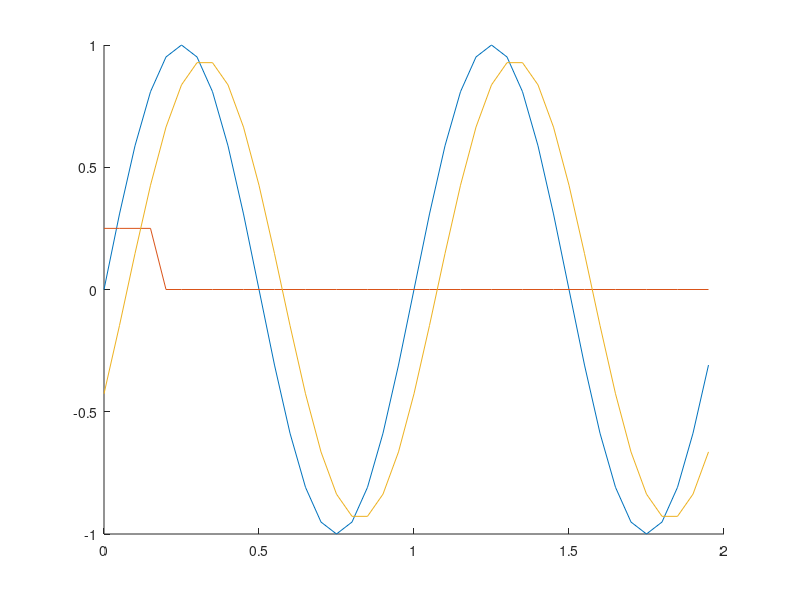

MATLAB code to generate this figure: (Note: this script raises an error after producing the figure.)
clf;

% -- Données inittiales

f  = 1;      % La fréquence du signal
Fe = 20;     % La fréquence d'échantillonage
a  = 1/Fe;   % Le pas d'échantillonage

% -- Génération du signal échantilloné

N = 40;
s = zeros(1, N);
for i = 1:N
    s(1, i) = sin((i-1) * a * 2 * pi);
end

% -- Génération du filtre

d = zeros(1, N);
for i = 1:4
    d(1,i) = 1/4;
end

% -- Aperçu du signal et du filtre

hold on
domain = 0:a:(2-a);
plot(domain, s, 'DisplayName','le signal');
plot(domain, d, 'DisplayName','le filtre');

%{
clf;
hold on;
plot(abs(fft(s)));
plot(abs(fft(d)));
return;
%}

% -- Calcul du signal filtré

g = ifft(fft(d) .* fft(s));
plot(domain, g, 'DisplayName','le signal filtré');


% -- Reconstitution du signal

s1 = ifft(fft(g) .* invert(fft(d), 1.0e-10));
plot(domain, s1, 'ob', 'DisplayName','le signal reconstitué');
legend()

% -- Fonction d'inversion

function [invD] = invert(d, eps)
    assert(eps > 0);
    n = size(d, 2);
    invD = zeros(1, n);
    for k = 1:n
        if abs(d(1, k)) > eps
            invD(1, k) = 1 / d(1, k);
        else 
            invD(1, k) = 1 / eps;
        end
    end
end
